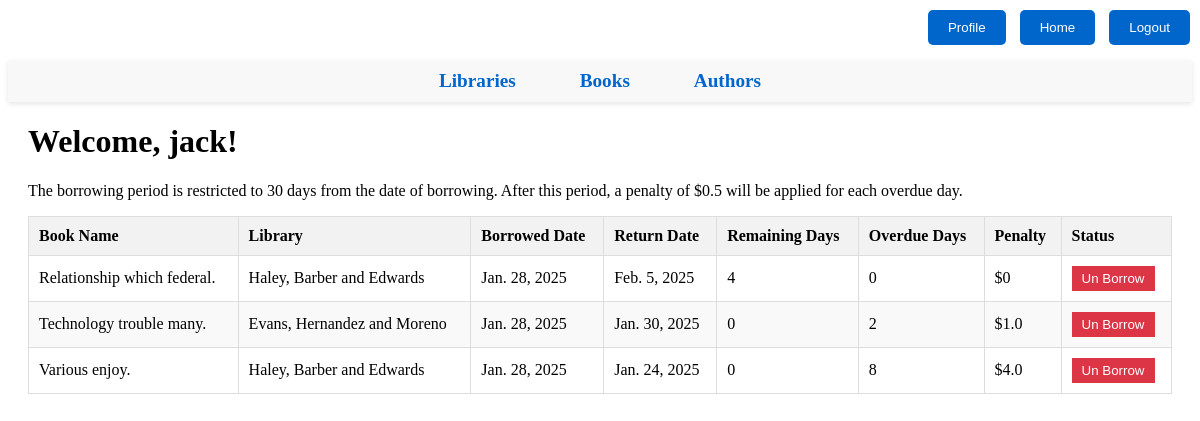
Before: /dashboard/ (signed in) with the older database file.
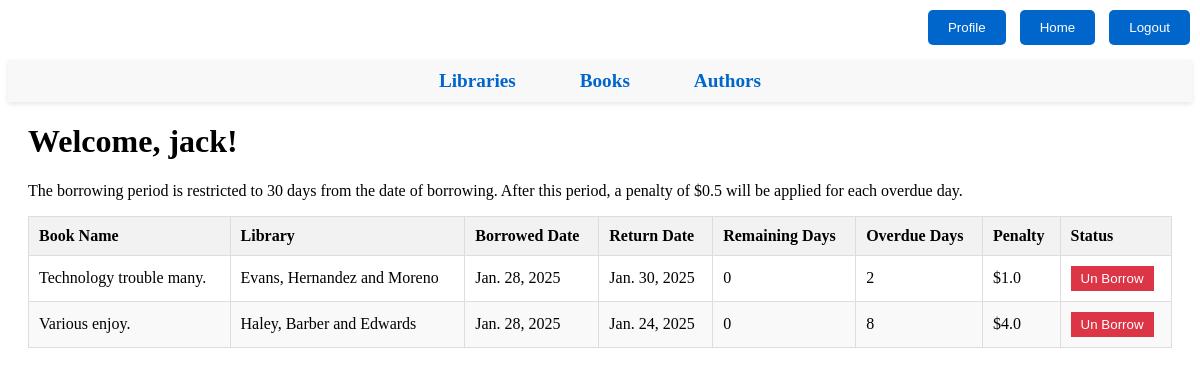
After: the same page with the newer database file.
### borrow/models.py (models this page shows, shortened)
class Borrow(models.Model):
    user = models.ForeignKey(User, on_delete=models.CASCADE, related_name='borrows')
    book = models.ForeignKey('books.Book', on_delete=models.CASCADE, related_name='borrows')
    borrow_date = models.DateField(auto_now_add=True)
    return_date = models.DateField()
    @property
    def remaining_days(self):
        today = date.today()
        remaining = (self.return_date - today).days
        return max(remaining, 0)
    @property
    def over_due_days(self):
        today = date.today()
        over_due_days = (today - self.return_date).days
        return max(over_due_days, 0)
    @property
    def penalty(self):
        if self.over_due_days > 0:
            return f"${self.over_due_days * 0.5}"  # $0.5 per day
        return "$0"

### books/models.py (models this page shows, shortened)
class Book(models.Model):
    book_name = models.CharField(max_length=255)
    author = models.ForeignKey('authors.Author', on_delete=models.CASCADE, related_name='books')
    category = models.ForeignKey('Category', on_delete=models.CASCADE, related_name='books')
    library = models.ForeignKey('library.Library', on_delete=models.CASCADE, related_name='books')
    copies = models.PositiveIntegerField(default=0)

### library/models.py (models this page shows, shortened)
class Library(models.Model):
    library_name = models.CharField(max_length=255, unique=True)
    address = models.TextField()
    latitude = models.FloatField()
    longitude = models.FloatField()

### users/views.py (the view)
# urls.py: path('dashboard/', views.dashboard, name='dashboard'),
@login_required
def dashboard(request):
    borrows = Borrow.objects.filter(user=request.user)
    return render(request, 'dashboard.html', {'borrows': borrows})

### users/templates/dashboard.html (shortened to what this page needs)
{% extends 'base.html' %}
{% block content %}
<h1>Welcome, {{ user.first_name }}!</h1>
    <p>The borrowing period is restricted to 30 days from the date of borrowing. After this period, a penalty of $0.5 will be applied for each overdue day.</p>
<table>
    <theead>
        <tr>
            <th>Book Name</th>
            <th>Library</th>
            <th>Borrowed Date</th>
            <th>Return Date</th>
            <th>Remaining Days</th>
            <th>Overdue Days</th>
            <th>Penalty</th>
            <th>Status</th>
        </tr>
    </theead>
    <tbody>
        {% for borrow in borrows %}
            <tr>
                <td>{{ borrow.book.book_name }}</td>
                <td>{{ borrow.book.library.library_name }}</td>
                <td>{{ borrow.borrow_date }}</td>
                <td>{{ borrow.return_date }}</td>
                <td>{{ borrow.remaining_days }}</td>
                <td>{{ borrow.over_due_days }}</td>
                <td>{{ borrow.penalty }}</td>
                <td>
                    <form action="{% url 'unborrow_book' borrow.id %}" method="post">
                        <button type="submit" class="unborrow-btn">Un Borrow</button>
                    </form>
                </td>
            </tr>
        {% endfor %}
    </tbody>
</table>
{% endblock %}

### users/templates/base.html (shortened to what this page needs)
<!DOCTYPE html>
<html lang="en">
<head>
</head>
<body>
    <div class="button-container">
        {% if user.is_authenticated %}
            {% if request.path == '/dashboard/' %}
                <a href="{% url 'profile' %}"><button class="profile-btn">Profile</button></a>
            {% else %}
                <a href="{% url 'dashboard' %}"><button class="profile-btn">Dashboard</button></a>
            {% endif %}
            <a href="{% url 'home' %}"><button>Home</button></a>
            <a href="{% url 'logout' %}"><button class="logout-btn">Logout</button></a>
        {% else %}
            <a href="{% url 'login' %}"><button>Login</button></a>
            <a href="{% url 'signup' %}"><button>Signup</button></a>
        {% endif %}
    </div>
    <nav>
        <ul>
            <li><a href="{% url 'library' %}" class="{% if request.path == '/library/' %}active{% endif %}">Libraries</a></li>
            <li><a href="{% url 'books' %}" class="{% if request.path == '/books/' %}active{% endif %}">Books</a></li>
            <li><a href="{% url 'authors' %}" class="{% if request.path == '/authors/' %}active{% endif %}">Authors</a></li>
        </ul>
    </nav>
    <div class="content">
        {% block content %}{% endblock %}
    </div>
</body>
</html>

### users/templates/base.html (style rules this page uses)
.button-container { position: absolute; top: 10px; right: 10px; }
.button-container a button { background-color: #0066cc; color: white; padding: 10px 20px; border: none; border-radius: 5px; cursor: pointer; margin-left: 10px; }
.logout-btn { background-color: #cc0000; }
.profile-btn { background-color: #00b33c; }
nav { margin-top: 60px; text-align: center; background-color: #f8f8f8; padding: 10px 0; box-shadow: 0 2px 5px rgba(0, 0, 0, 0.1); }
nav ul { list-style-type: none; padding: 0; margin: 0; }
nav ul li { display: inline-block; margin: 0 20px; }
nav ul li a { text-decoration: none; font-size: 1.2em; color: #0066cc; font-weight: bold; padding: 5px 10px; border-radius: 5px; transition: background-color 0.3s, color 0.3s; }
.content { margin: 20px; }

### users/templates/dashboard.html (style rules this page uses)
table { width: 100%; border-collapse: collapse; }
th, td { padding: 10px; text-align: left; border: 1px solid #ddd; }
th { background-color: #f2f2f2; }
tr:nth-child(even) { background-color: #f9f9f9; }
.unborrow-btn { padding: 5px 10px; background-color: #dc3545; color: white; border: none; cursor: pointer; }

Changed rows visible on the page:
removed Borrow: book.book_name "Relationship which federal.", book.library.library_name "Haley, Barber and Edwards", borrow_date "Jan. 28, 2025", return_date "Feb. 5, 2025", remaining_days "4", over_due_days "0", penalty "$0"
